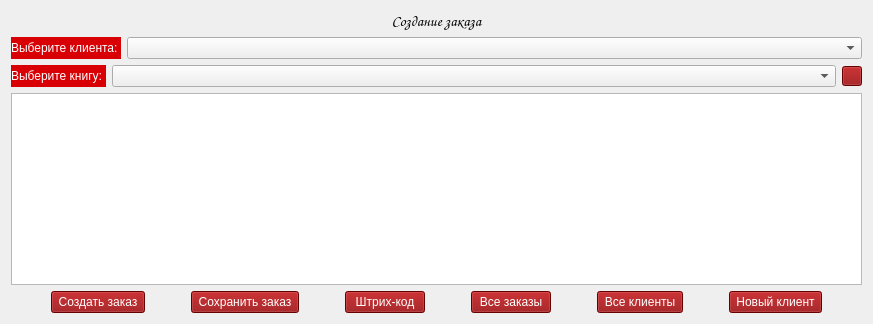
        <widget class="QWidget" name="page_3_not_for_admin">
         <layout class="QVBoxLayout" name="verticalLayout_8">
          <item>
           <layout class="QVBoxLayout" name="verticalLayout_6">
            <item>
             <widget class="QLabel" name="label_6">
              <property name="font">
               <font>
                <family>Comic Sans MS</family>
                <pointsize>11</pointsize>
                <weight>50</weight>
                <italic>false</italic>
                <bold>false</bold>
               </font>
              </property>
              <property name="styleSheet">
               <string notr="true">font: 11pt &quot;Comic Sans MS&quot;;</string>
              </property>
              <property name="text">
               <string>Создание заказа</string>
              </property>
              <property name="alignment">
               <set>Qt::AlignCenter</set>
              </property>
             </widget>
            </item>
            <item>
             <layout class="QHBoxLayout" name="horizontalLayout_11" stretch="1,10">
              <item>
               <widget class="QLabel" name="label_8">
                <property name="styleSheet">
                 <string notr="true">background-color: rgb(216, 0, 4);
color: rgb(255, 255, 255);
font: 9pt &quot;Comic Sans MS&quot;;</string>
                </property>
                <property name="text">
                 <string>Выберите клиента: </string>
                </property>
               </widget>
              </item>
              <item>
               <widget class="QComboBox" name="comboBox_clients"/>
              </item>
             </layout>
            </item>
            <item>
             <layout class="QHBoxLayout" name="horizontalLayout_12" stretch="1,100,0">
              <item>
               <widget class="QLabel" name="label_9">
                <property name="styleSheet">
                 <string notr="true">background-color: rgb(216, 0, 4);
color: rgb(255, 255, 255);
font: 9pt &quot;Comic Sans MS&quot;;</string>
                </property>
                <property name="text">
                 <string>Выберите книгу: </string>
                </property>
               </widget>
              </item>
              <item>
               <widget class="QComboBox" name="comboBox_book"/>
              </item>
              <item>
               <widget class="QPushButton" name="btn_plus">
                <property name="maximumSize">
                 <size>
                  <width>20</width>
                  <height>20</height>
                 </size>
                </property>
                <property name="styleSheet">
                 <string notr="true">background-color: rgb(143, 0, 2);
font: 9pt &quot;Comic Sans MS&quot;;
color: rgb(255, 255, 255);</string>
                </property>
                <property name="text">
                 <string/>
                </property>
                <property name="icon">
                 <iconset>
                  <normaloff>img/Добавить.png</normaloff>img/Добавить.png</iconset>
                </property>
                <property name="iconSize">
                 <size>
                  <width>20</width>
                  <height>20</height>
                 </size>
                </property>
                <property name="checkable">
                 <bool>false</bool>
                </property>
                <property name="checked">
                 <bool>false</bool>
                </property>
                <property name="autoRepeat">
                 <bool>false</bool>
                </property>
                <property name="autoExclusive">
                 <bool>false</bool>
                </property>
               </widget>
              </item>
             </layout>
            </item>
            <item>
             <widget class="QListWidget" name="add_new_field">
              <property name="iconSize">
               <size>
                <width>500</width>
                <height>151</height>
               </size>
              </property>
              <property name="selectionRectVisible">
               <bool>true</bool>
              </property>
              <property name="currentRow">
               <number>-1</number>
              </property>
             </widget>
            </item>
            <item>
             <layout class="QHBoxLayout" name="horizontalLayout_13" stretch="0,0,0,0,0,0,0,0,0,0,0,0,0">
              <item>
               <spacer name="horizontalSpacer_7">
                <property name="orientation">
                 <enum>Qt::Horizontal</enum>
                </property>
                <property name="sizeHint" stdset="0">
                 <size>
                  <width>40</width>
                  <height>20</height>
                 </size>
                </property>
               </spacer>
              </item>
              <item>
               <widget class="QPushButton" name="btn_new_order">
                <property name="styleSheet">
                 <string notr="true">background-color: rgb(143, 0, 2);
font: 9pt &quot;Comic Sans MS&quot;;
color: rgb(255, 255, 255);</string>
                </property>
                <property name="text">
                 <string> Создать заказ </string>
                </property>
               </widget>
              </item>
              <item>
               <spacer name="horizontalSpacer_17">
                <property name="orientation">
                 <enum>Qt::Horizontal</enum>
                </property>
                <property name="sizeHint" stdset="0">
                 <size>
                  <width>40</width>
                  <height>20</height>
                 </size>
                </property>
               </spacer>
              </item>
              <item>
               <widget class="QPushButton" name="btn_save_request">
                <property name="styleSheet">
                 <string notr="true">background-color: rgb(143, 0, 2);
font: 9pt &quot;Comic Sans MS&quot;;
color: rgb(255, 255, 255);</string>
                </property>
                <property name="text">
                 <string> Сохранить заказ </string>
                </property>
               </widget>
              </item>
              <item>
               <spacer name="horizontalSpacer_10">
                <property name="orientation">
                 <enum>Qt::Horizontal</enum>
                </property>
                <property name="sizeHint" stdset="0">
                 <size>
                  <width>40</width>
                  <height>20</height>
                 </size>
                </property>
               </spacer>
              </item>
              <item>
               <widget class="QPushButton" name="btn_code">
                <property name="enabled">
                 <bool>true</bool>
                </property>
                <property name="styleSheet">
                 <string notr="true">background-color: rgb(143, 0, 2);
font: 9pt &quot;Comic Sans MS&quot;;
color: rgb(255, 255, 255);</string>
                </property>
                <property name="text">
                 <string> Штрих-код </string>
                </property>
               </widget>
              </item>
              <item>
               <spacer name="horizontalSpacer_12">
                <property name="orientation">
                 <enum>Qt::Horizontal</enum>
                </property>
                <property name="sizeHint" stdset="0">
                 <size>
                  <width>40</width>
                  <height>20</height>
                 </size>
                </property>
               </spacer>
              </item>
              <item>
               <widget class="QPushButton" name="btn_all_req">
                <property name="styleSheet">
                 <string notr="true">background-color: rgb(143, 0, 2);
font: 9pt &quot;Comic Sans MS&quot;;
color: rgb(255, 255, 255);</string>
                </property>
                <property name="text">
                 <string>Все заказы</string>
                </property>
               </widget>
              </item>
              <item>
               <spacer name="horizontalSpacer_47">
                <property name="orientation">
                 <enum>Qt::Horizontal</enum>
                </property>
                <property name="sizeHint" stdset="0">
                 <size>
                  <width>40</width>
                  <height>20</height>
                 </size>
                </property>
               </spacer>
              </item>
              <item>
               <widget class="QPushButton" name="btn_all_clients">
                <property name="styleSheet">
                 <string notr="true">background-color: rgb(143, 0, 2);
font: 9pt &quot;Comic Sans MS&quot;;
color: rgb(255, 255, 255);</string>
                </property>
                <property name="text">
                 <string> Все клиенты </string>
                </property>
               </widget>
              </item>
              <item>
               <spacer name="horizontalSpacer_9">
                <property name="orientation">
                 <enum>Qt::Horizontal</enum>
                </property>
                <property name="sizeHint" stdset="0">
                 <size>
                  <width>40</width>
                  <height>20</height>
                 </size>
                </property>
               </spacer>
              </item>
              <item>
               <widget class="QPushButton" name="btn_new_client">
                <property name="styleSheet">
                 <string notr="true">background-color: rgb(143, 0, 2);
font: 9pt &quot;Comic Sans MS&quot;;
color: rgb(255, 255, 255);</string>
                </property>
                <property name="text">
                 <string> Новый клиент </string>
                </property>
               </widget>
              </item>
              <item>
               <spacer name="horizontalSpacer_8">
                <property name="orientation">
                 <enum>Qt::Horizontal</enum>
                </property>
                <property name="sizeHint" stdset="0">
                 <size>
                  <width>40</width>
                  <height>20</height>
                 </size>
                </property>
               </spacer>
              </item>
             </layout>
            </item>
           </layout>
          </item>
         </layout>
        </widget>
